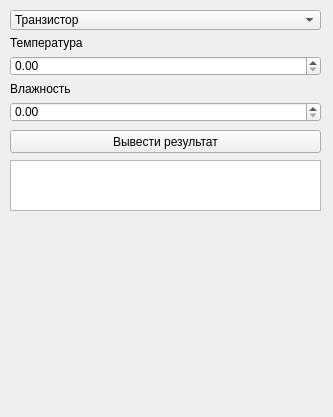
<?xml version="1.0" encoding="UTF-8"?>
<ui version="4.0">
 <class>MainWindow</class>
 <widget class="QMainWindow" name="MainWindow">
  <property name="geometry">
   <rect>
    <x>0</x>
    <y>0</y>
    <width>333</width>
    <height>417</height>
   </rect>
  </property>
  <property name="windowTitle">
   <string>MainWindow</string>
  </property>
  <widget class="QWidget" name="centralwidget">
   <widget class="QPushButton" name="pushButton">
    <property name="geometry">
     <rect>
      <x>10</x>
      <y>130</y>
      <width>311</width>
      <height>23</height>
     </rect>
    </property>
    <property name="text">
     <string>Вывести результат</string>
    </property>
   </widget>
   <widget class="QWidget" name="layoutWidget">
    <property name="geometry">
     <rect>
      <x>10</x>
      <y>10</y>
      <width>311</width>
      <height>112</height>
     </rect>
    </property>
    <layout class="QVBoxLayout" name="verticalLayout">
     <item>
      <widget class="QComboBox" name="comboBox">
       <item>
        <property name="text">
         <string>Транзистор</string>
        </property>
       </item>
       <item>
        <property name="text">
         <string>Резистор</string>
        </property>
       </item>
       <item>
        <property name="text">
         <string>Конденсатор</string>
        </property>
       </item>
      </widget>
     </item>
     <item>
      <widget class="QLabel" name="label_2">
       <property name="text">
        <string>Температура</string>
       </property>
      </widget>
     </item>
     <item>
      <widget class="QDoubleSpinBox" name="doubleSpinBox"/>
     </item>
     <item>
      <widget class="QLabel" name="label">
       <property name="text">
        <string>Влажность</string>
       </property>
      </widget>
     </item>
     <item>
      <widget class="QDoubleSpinBox" name="doubleSpinBox_2"/>
     </item>
    </layout>
   </widget>
   <widget class="QListWidget" name="listWidget">
    <property name="geometry">
     <rect>
      <x>10</x>
      <y>160</y>
      <width>311</width>
      <height>51</height>
     </rect>
    </property>
   </widget>
   <widget class="PlotWidget" name="GraphWidget" native="true">
    <property name="geometry">
     <rect>
      <x>10</x>
      <y>220</y>
      <width>321</width>
      <height>191</height>
     </rect>
    </property>
   </widget>
  </widget>
 </widget>
 <customwidgets>
  <customwidget>
   <class>PlotWidget</class>
   <extends>QWidget</extends>
   <header>pyqtgraph</header>
   <container>1</container>
  </customwidget>
 </customwidgets>
 <resources/>
 <connections/>
</ui>
